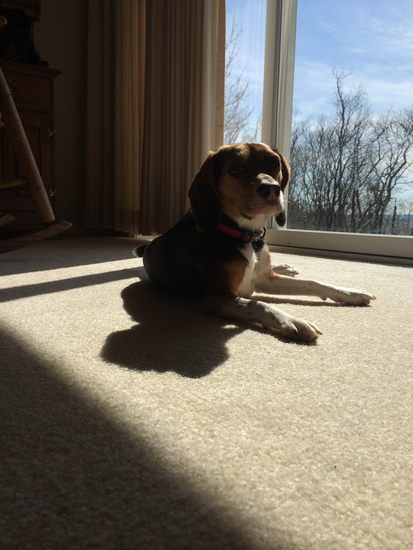
#> input picture OpenCV_104/example_01.png, 413 x 550 px
$ python lesson_2b.py --image example_01.png
#> lines starting #> are read from the running program, lines starting #| are printed output that depends on the picture
"""
Lesson 2B
Adaptive Equalization
"""

import math
import argparse
import cv2

ap = argparse.ArgumentParser()
ap.add_argument("-i", "--image", type=str, help="path to input image")
ap.add_argument("-c", "--clip", type=float, default=2.0, help="threshold for contrast limiting")
ap.add_argument("-t", "--tile", type=int, default=8, help="tile grid size -- divides image into tile x tile cells")
args = vars(ap.parse_args())

image = cv2.imread(args["image"])
#> image is the input picture: shape (550, 413, 3); mean B, G, R 96.3, 106.9, 112.5
if image.shape[0] > 720 or image.shape[1] > 1080:
    image = cv2.resize(image, dsize=(720, 1080), interpolation=cv2.INTER_AREA)
cv2.imshow("Original", image)

gray = cv2.cvtColor(image, cv2.COLOR_BGR2GRAY)
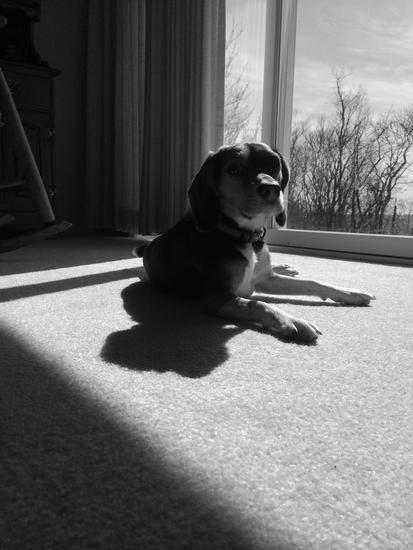
#> gray: shape (550, 413); min 1, max 255, mean 107.3

print("[INFO] applying CLAHE . . . ")
clahe = cv2.createCLAHE(clipLimit=args["clip"],
    tileGridSize=(args["tile"], args["tile"]))

# color adjustment not working?  Does Clahe only work on gray?
# equalized = clahe.apply(image)
# cv2.imshow("Equalized Color", equalized)
equalized_gray = clahe.apply(gray)
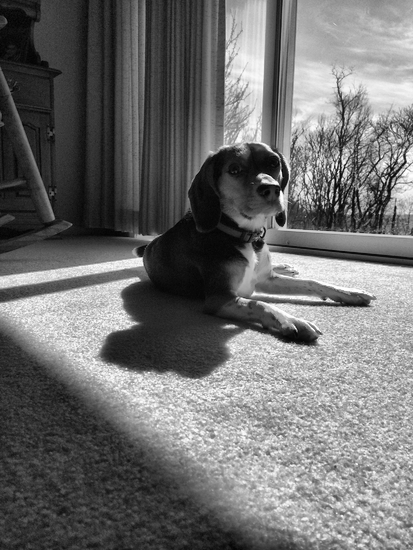
#> equalized_gray: shape (550, 413); min 1, max 255, mean 110.4
cv2.imshow("Equalized Gray", equalized_gray)

cv2.waitKey(0)

$ run again, on OpenCV_104/beach.png
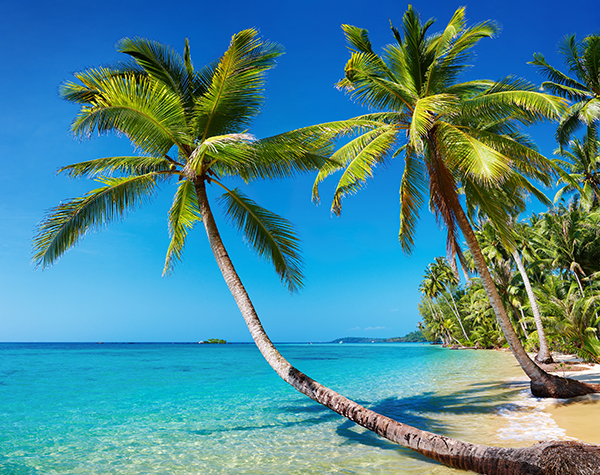
#> input picture OpenCV_104/beach.png, 600 x 475 px
#> image is the input picture: shape (475, 600, 3); mean B, G, R 148.4, 136.5, 73.3
#> `gray = cv2.cvtColor(image, cv2.COLOR_BGR2GRAY)`:
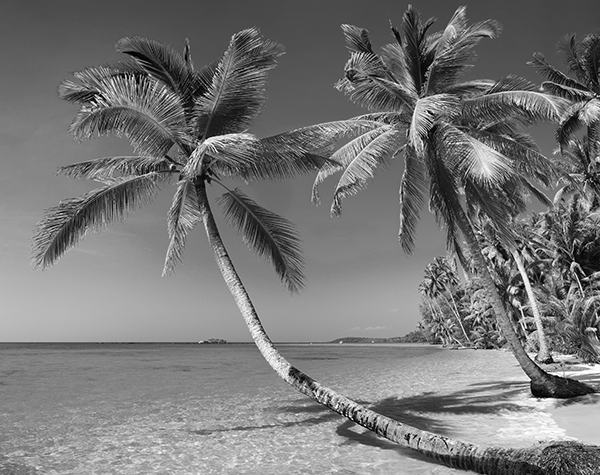
#> gray: shape (475, 600); min 0, max 255, mean 118.9
#> `equalized_gray = clahe.apply(gray)`:
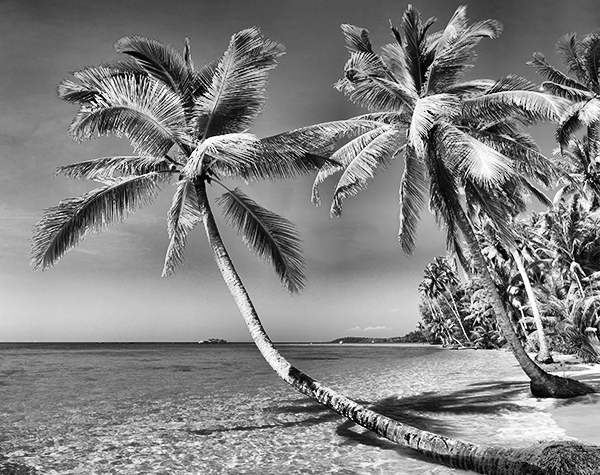
#> equalized_gray: shape (475, 600); min 0, max 255, mean 129.3

$ run again, on OpenCV_104/empire_state_sunset.png
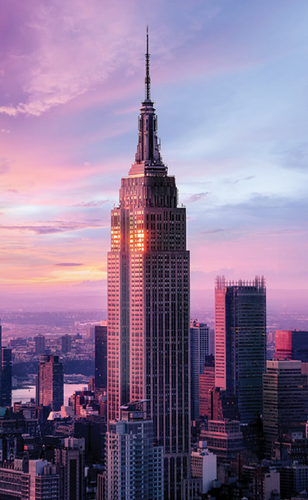
#> input picture OpenCV_104/empire_state_sunset.png, 308 x 500 px
#> image is the input picture: shape (500, 308, 3); mean B, G, R 150, 119.2, 139.4
#> `gray = cv2.cvtColor(image, cv2.COLOR_BGR2GRAY)`:
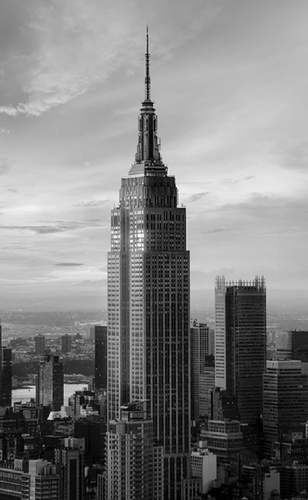
#> gray: shape (500, 308); min 0, max 254, mean 128.8
#> `equalized_gray = clahe.apply(gray)`:
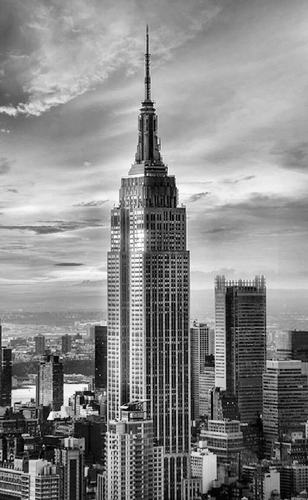
#> equalized_gray: shape (500, 308); min 0, max 255, mean 137.4
